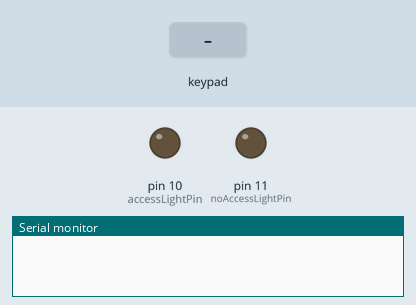
This sketch was run on a simulated Arduino Uno, built with avr-gcc and run on an emulated ATmega328P. Parts: output pins drawn as LEDs (lit = HIGH), the last lines printed to the serial monitor. The test bench sets the inputs (shaded band).

Above: at 1.2 s.
1.3 s: key '#' pressed
At 2.6 s:
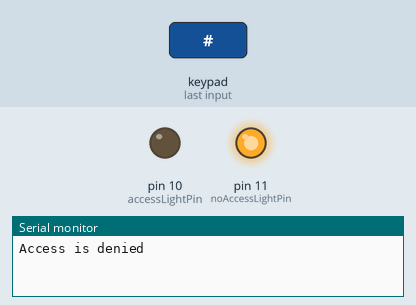
Timing chart, 0 to 7.8 s (numbered marks = the images above; inputs shaded):
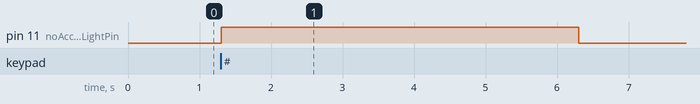

The sketch:

HelloKeypad.ino
```cpp
#include <Keypad.h>

const byte ROWS = 4; //four rows
const byte COLS = 3; //three columns
char code[4] {'2', '1', '0', '5'};
char keys[ROWS][COLS] = {
  {'1','2','3'},
  {'4','5','6'},
  {'7','8','9'},
  {'*','0','#'}
};

byte codeCounter = 0;
char selectedCode[4];

byte rowPins[ROWS] = {5, 4, 3, 2}; //connect to the row pinouts of the keypad
byte colPins[COLS] = {8, 7, 6}; //connect to the column pinouts of the keypad

byte accessLightPin = 10;
byte noAccessLightPin = 11;

Keypad keypad = Keypad( makeKeymap(keys), rowPins, colPins, ROWS, COLS );

void setup(){
  pinMode(accessLightPin, OUTPUT);
  pinMode(noAccessLightPin, OUTPUT);
  Serial.begin(9600);
}

void loop(){
  char key = keypad.getKey();

  if (key){
    // Validate code
    if(key == '#'){
      checkCode();
    }

    // Reset selected code and lights the yellow led
    else if(key == '*'){
      resetCode();
    }
    else{
      selectedCode[codeCounter] = key;
      codeCounter++;
    }
  }
}

// Checks whether the code which the user has typed is correct or not
void checkCode()
{
  // All 4 digits matches up, and the user is granted access
  if(selectedCode[0] == code[0], selectedCode[1] == code[1], selectedCode[2] == code[2], selectedCode[3] == code[3]){

    // Access is granted and a green light will be lit
    accessGranted();

    // Reset code typed by user
    resetCode();
  }

  // Either one or more digits is wrong, and the user is denied access
  else
  {
    // Access is denied and a red light will be lit
    accessDenied();

    // Reset code typed by user
    resetCode();
  }
}

// The green light will be lit for 5 seconds when the user typed the correct code
void accessGranted(){
  Serial.println("Access is granted");
  digitalWrite(accessLightPin, HIGH);
  delay(5000);
  digitalWrite(accessLightPin, LOW);
}

// The red light will be lit for 5 seconds when the user typed a wrong code
void accessDenied(){
  Serial.println("Access is denied");
  digitalWrite(noAccessLightPin, HIGH);
  delay(5000);
  digitalWrite(noAccessLightPin, LOW);
}

// Resets the code which the user typed
void resetCode(){
  codeCounter = 0;

  // Copys one byte of value to the destination memory block byte by byte
  // This resets the array which contains the code typed by the user
  memset(selectedCode, 0, sizeof(selectedCode));
}
```

Measured:
- after the input at 1.3 s, pin 11 (noAccessLightPin): LOW → HIGH at once, → LOW 5.0 s later
